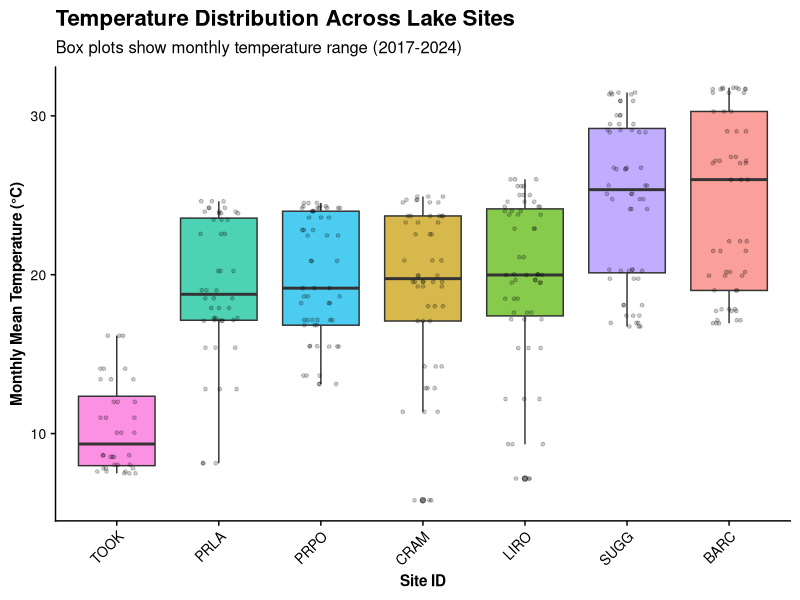
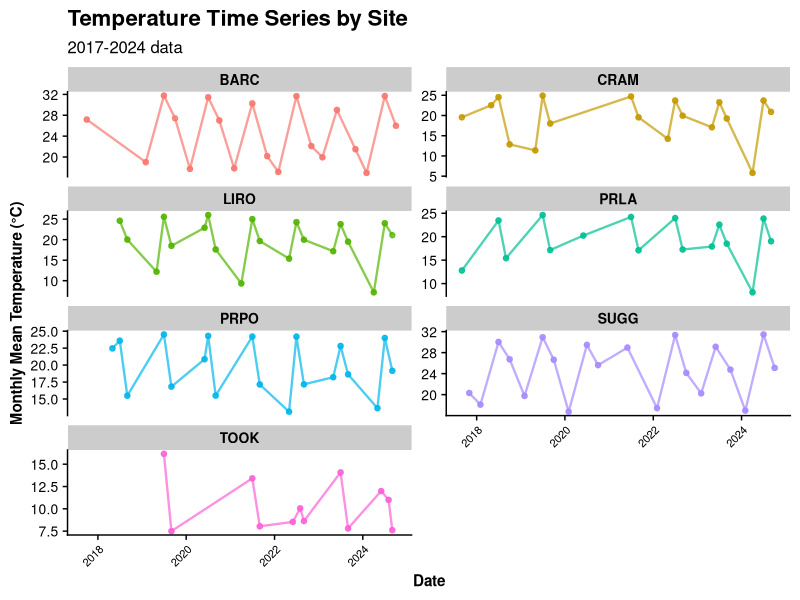
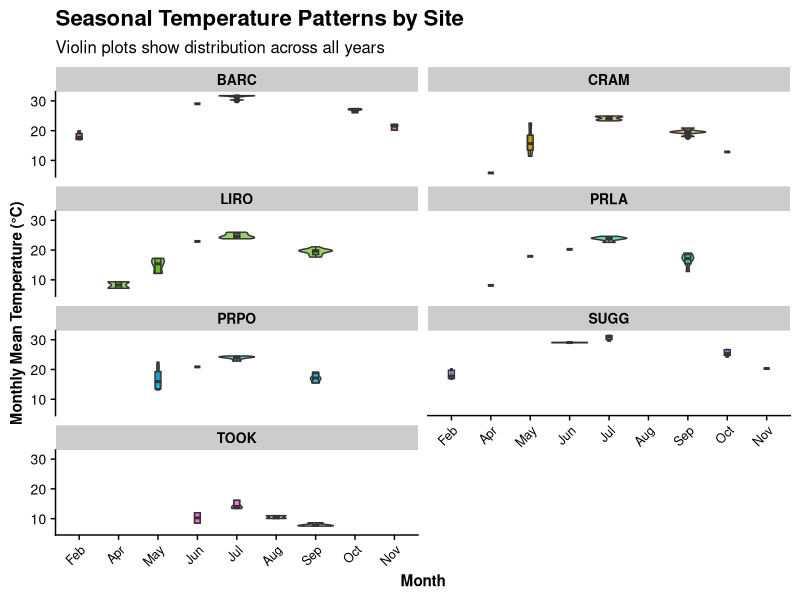
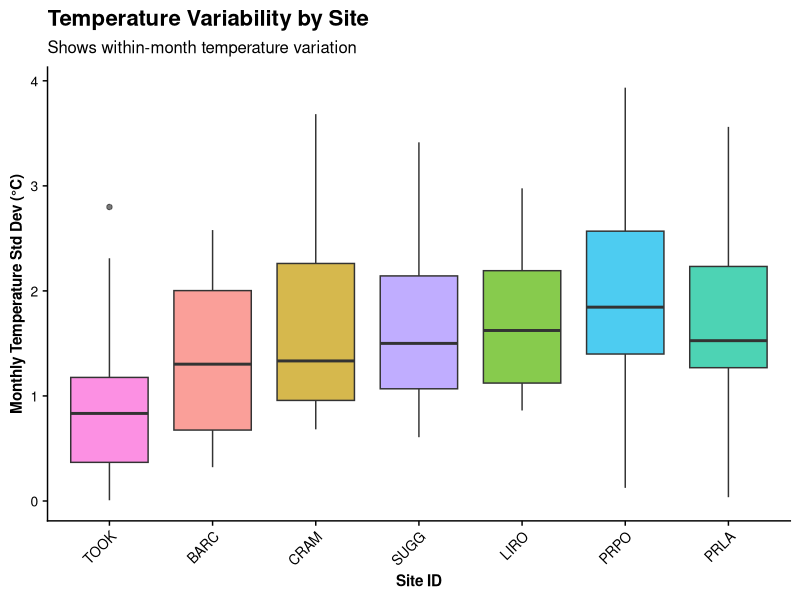
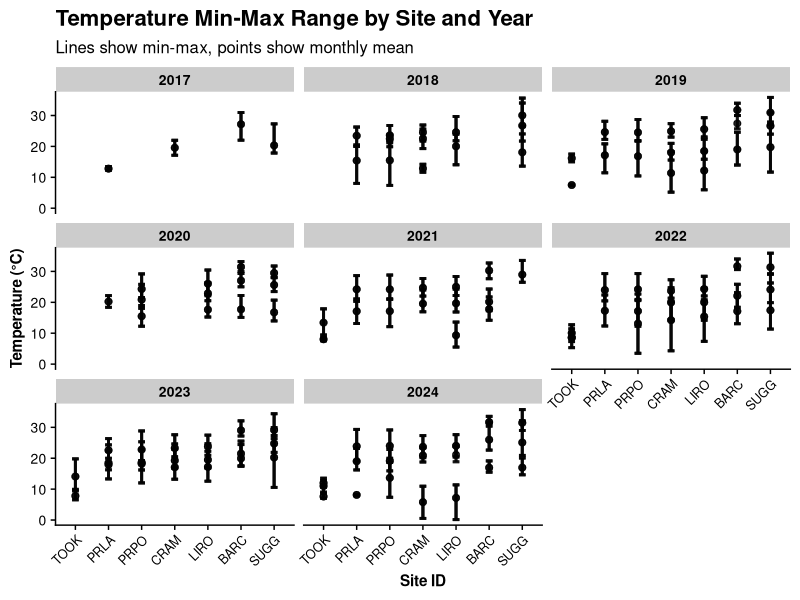

Write R code to recreate these figures, in order.
# Merge Monthly Temperature with Zooplankton Body Size Data
# Purpose: Combine adults-only body size data with monthly temperature for analysis
# Date: 2026-05-02
#
# INPUTS:
#   - data-raw/NEON_daily_summaries/NEON_daily_temp_stats_lake_tchain.csv
#     (Raw daily temperature data from NEON)
#   - data-processed/zooplankton_body_size_summary_adults_2014_2026.csv
#     (Adults-only body size summary from script 05)
#
# OUTPUTS:
#   - data-processed/temperature_monthly_summary.csv
#     (Monthly temperature aggregates by site)
#   - data-processed/body_size_monthly_summary.csv
#     (Monthly body size aggregates by site)
#   - data-processed/body_size_temperature_merged.csv
#     (Full merged dataset with all columns)
#   - data-processed/body_size_temperature_analysis.csv
#     (Analysis-ready dataset with key variables only, used by script 16)
#   - figures/temperature_*.png (5 temperature visualizations)

library(tidyverse)
library(readr)
library(lubridate)
library(cowplot)

# ============================================================================
# Part 1: Load Data
# ============================================================================

cat("Loading data...\n\n")

# Load temperature data (raw, will create monthly summaries)
temp_raw <- read_csv("data-raw/NEON_daily_summaries/NEON_daily_temp_stats_lake_tchain.csv")

# Load adults-only body size summary
body_size <- read_csv("data-processed/zooplankton_body_size_summary_adults_2014_2026.csv")

cat("Data loaded:\n")
cat("  Temperature records:", nrow(temp_raw), "\n")
cat("  Body size records:", nrow(body_size), "\n\n")

# ============================================================================
# Part 2: Create Monthly Temperature Summary
# ============================================================================

cat("Creating monthly temperature summary...\n\n")

temp_monthly <- temp_raw |>
  mutate(
    date = as.Date(date),
    year = year(date),
    month = month(date)
  ) |>
  group_by(siteID, year, month) |>
  summarise(
    temp_mean_monthly = mean(meanTemp, na.rm = TRUE),
    temp_sd_monthly = sd(meanTemp, na.rm = TRUE),
    temp_max_monthly = max(maxTemp, na.rm = TRUE),
    temp_min_monthly = min(minTemp, na.rm = TRUE),
    n_days_temp = n(),
    .groups = "drop"
  ) |>
  arrange(siteID, year, month)

cat("Monthly temperature summary created:\n")
cat("  Shape:", nrow(temp_monthly), "site-month combinations\n")
cat("  Columns:", paste(colnames(temp_monthly), collapse = ", "), "\n\n")

# ============================================================================
# Part 3: Prepare Body Size Data for Merging
# ============================================================================

cat("Preparing body size data for merging...\n\n")

body_size_for_merge <- body_size |>
  mutate(
    collectDate = as.Date(collectDate),
    year = year(collectDate),
    month = month(collectDate)
  ) |>
  select(
    siteID, namedLocation, year, month, collectDate,
    taxonID,
    mean_body_length, max_body_length,
    mean_body_width, count_per_liter, sampler_type,
    aquatic_site_type
  ) |>
  arrange(siteID, year, month, collectDate)

# Create summary by site-year-month
body_size_monthly <- body_size_for_merge |>
  group_by(siteID, namedLocation, year, month) |>
  summarise(
    n_samples = n(),
    n_taxa = n_distinct(taxonID),
    mean_body_length = mean(mean_body_length, na.rm = TRUE),
    sd_body_length = sd(mean_body_length, na.rm = TRUE),
    max_body_length = mean(max_body_length, na.rm = TRUE),
    mean_body_width = mean(mean_body_width, na.rm = TRUE),
    mean_count_per_liter = mean(count_per_liter, na.rm = TRUE),
    .groups = "drop"
  ) |>
  arrange(siteID, year, month)

cat("Body size monthly summary created:\n")
cat("  Shape:", nrow(body_size_monthly), "site-month combinations\n")
cat("  Columns:", paste(colnames(body_size_monthly), collapse = ", "), "\n\n")

# ============================================================================
# Part 4: Merge Temperature and Body Size
# ============================================================================

cat("Merging temperature and body size data...\n\n")

merged_data <- body_size_monthly |>
  left_join(
    temp_monthly,
    by = c("siteID", "year", "month")
  ) |>
  arrange(siteID, year, month)

cat("Merged dataset created:\n")
cat("  Shape:", nrow(merged_data), "observations x", ncol(merged_data), "variables\n\n")

# Check for missing temperature data
na_temp <- sum(is.na(merged_data$temp_mean_monthly))
pct_na <- round(na_temp / nrow(merged_data) * 100, 1)

cat("Data completeness:\n")
cat("  Records with temperature data:", nrow(merged_data) - na_temp, "out of", nrow(merged_data), "\n")
cat("  Coverage:", 100 - pct_na, "%\n\n")

if (pct_na > 0) {
  cat("Records missing temperature data (before 2017-08-19):\n")
  missing_temp <- merged_data |>
    filter(is.na(temp_mean_monthly)) |>
    group_by(siteID, year) |>
    summarise(n = n(), .groups = "drop") |>
    arrange(siteID, year)
  print(missing_temp)
  cat("\n")
}

# ============================================================================
# Part 5: Summary Statistics
# ============================================================================

cat("\n", paste(rep("=", 80), collapse = ""), "\n", sep = "")
cat("MERGED DATA SUMMARY\n")
cat(paste(rep("=", 80), collapse = ""), "\n\n")

cat("Body Size (Mean Length by Site):\n")
body_size_by_site <- merged_data |>
  group_by(siteID, namedLocation) |>
  summarise(
    n_observations = n(),
    mean_length_avg = round(mean(mean_body_length, na.rm = TRUE), 4),
    mean_length_sd = round(sd(mean_body_length, na.rm = TRUE), 4),
    mean_length_range = paste0(
      round(min(mean_body_length, na.rm = TRUE), 4), " - ",
      round(max(mean_body_length, na.rm = TRUE), 4)
    ),
    .groups = "drop"
  ) |>
  arrange(siteID)

print(body_size_by_site)

cat("\n\nTemperature (Mean Monthly by Site):\n")
temp_by_site <- merged_data |>
  group_by(siteID, namedLocation) |>
  summarise(
    n_observations = n(),
    temp_avg = round(mean(temp_mean_monthly, na.rm = TRUE), 2),
    temp_sd = round(sd(temp_mean_monthly, na.rm = TRUE), 2),
    temp_range = paste0(
      round(min(temp_min_monthly, na.rm = TRUE), 2), " - ",
      round(max(temp_max_monthly, na.rm = TRUE), 2)
    ),
    .groups = "drop"
  ) |>
  arrange(siteID)

print(temp_by_site)

# ============================================================================
# Part 6: Create Analysis-Ready Dataset
# ============================================================================

cat("\n\nPreparing analysis-ready dataset...\n\n")

# Create final dataset with just the key variables
analysis_data <- merged_data |>
  select(
    siteID, namedLocation, year, month,
    n_samples, n_taxa,
    mean_body_length, sd_body_length, max_body_length,
    mean_body_width, mean_count_per_liter,
    temp_mean_monthly, temp_sd_monthly,
    temp_max_monthly, temp_min_monthly,
    n_days_temp
  ) |>
  # Add a date column for reference (using first day of month)
  mutate(
    date = as.Date(paste(year, month, "01", sep = "-")),
    .after = month
  ) |>
  arrange(siteID, year, month) |>
  # Add a flag for records with complete temperature data
  mutate(has_temperature = !is.na(temp_mean_monthly))

cat("Analysis-ready dataset:\n")
cat("  Shape:", nrow(analysis_data), "observations x", ncol(analysis_data), "variables\n\n")

# Show first few rows by site
cat("Sample of data (first 3 months per site):\n\n")
for (site in unique(analysis_data$siteID)) {
  site_data <- analysis_data |>
    filter(siteID == site) |>
    head(3)
  cat(site, ":\n")
  print(site_data |> select(siteID, date, mean_body_length, temp_mean_monthly, n_samples))
  cat("\n")
}

# ============================================================================
# Part 7: Save Datasets
# ============================================================================

cat("\nSaving datasets...\n\n")

write_csv(temp_monthly, "data-processed/temperature_monthly_summary.csv")
cat("✓ Saved: data-processed/temperature_monthly_summary.csv\n")

write_csv(body_size_monthly, "data-processed/body_size_monthly_summary.csv")
cat("✓ Saved: data-processed/body_size_monthly_summary.csv\n")

write_csv(merged_data, "data-processed/body_size_temperature_merged.csv")
cat("✓ Saved: data-processed/body_size_temperature_merged.csv\n")

write_csv(analysis_data, "data-processed/body_size_temperature_analysis.csv")
cat("✓ Saved: data-processed/body_size_temperature_analysis.csv\n")

# ============================================================================
# Part 8: Ready for Analysis
# ============================================================================

# ============================================================================
# Part 9: Visualize Temperature Across Sites
# ============================================================================

cat("Creating temperature visualizations...\n\n")

# Set up theme
theme_set(theme_cowplot() +
  theme(
    axis.text = element_text(size = 10),
    axis.title = element_text(size = 11, face = "bold"),
    strip.text = element_text(size = 10, face = "bold"),
    legend.position = "bottom"
  ))

# Plot 1: Temperature distribution by site (boxplot)
p1_temp_dist <- analysis_data |>
  filter(has_temperature) |>
  ggplot(aes(x = reorder(siteID, temp_mean_monthly, FUN = median), y = temp_mean_monthly, fill = siteID)) +
  geom_boxplot(alpha = 0.7, outlier.alpha = 0.3) +
  geom_jitter(width = 0.2, alpha = 0.2, size = 1) +
  labs(
    title = "Temperature Distribution Across Lake Sites",
    x = "Site ID",
    y = "Monthly Mean Temperature (°C)",
    subtitle = "Box plots show monthly temperature range (2017-2024)"
  ) +
  theme(legend.position = "none",
        axis.text.x = element_text(angle = 45, hjust = 1))

ggsave("figures/temperature_distribution_by_site.png", p1_temp_dist, width = 10, height = 7, dpi = 300)
cat("✓ Saved: figures/temperature_distribution_by_site.png\n")

# Plot 2: Temperature time series by site
p2_temp_timeseries <- analysis_data |>
  filter(has_temperature) |>
  ggplot(aes(x = date, y = temp_mean_monthly, color = siteID, group = siteID)) +
  geom_line(alpha = 0.7, size = 0.8) +
  geom_point(alpha = 0.5, size = 1.5) +
  facet_wrap(~siteID, scales = "free_y", ncol = 2) +
  labs(
    title = "Temperature Time Series by Site",
    x = "Date",
    y = "Monthly Mean Temperature (°C)",
    subtitle = "2017-2024 data"
  ) +
  theme(legend.position = "none",
        axis.text.x = element_text(angle = 45, hjust = 1, size = 8))

ggsave("figures/temperature_timeseries_by_site.png", p2_temp_timeseries, width = 14, height = 10, dpi = 300)
cat("✓ Saved: figures/temperature_timeseries_by_site.png\n")

# Plot 3: Seasonal temperature patterns (violin plot by month)
p3_temp_seasonal <- analysis_data |>
  filter(has_temperature) |>
  mutate(month_name = factor(month.abb[month], levels = month.abb)) |>
  ggplot(aes(x = month_name, y = temp_mean_monthly, fill = siteID)) +
  geom_violin(alpha = 0.6) +
  geom_boxplot(width = 0.15, alpha = 0.7) +
  facet_wrap(~siteID, ncol = 2) +
  labs(
    title = "Seasonal Temperature Patterns by Site",
    x = "Month",
    y = "Monthly Mean Temperature (°C)",
    subtitle = "Violin plots show distribution across all years"
  ) +
  theme(legend.position = "none",
        axis.text.x = element_text(angle = 45, hjust = 1, size = 9))

ggsave("figures/temperature_seasonal_patterns.png", p3_temp_seasonal, width = 14, height = 10, dpi = 300)
cat("✓ Saved: figures/temperature_seasonal_patterns.png\n")

# Plot 4: Temperature variability (SD) by site
p4_temp_variability <- analysis_data |>
  filter(has_temperature) |>
  ggplot(aes(x = reorder(siteID, temp_sd_monthly, FUN = median), y = temp_sd_monthly, fill = siteID)) +
  geom_boxplot(alpha = 0.7, outlier.alpha = 0.3) +
  labs(
    title = "Temperature Variability by Site",
    x = "Site ID",
    y = "Monthly Temperature Std Dev (°C)",
    subtitle = "Shows within-month temperature variation"
  ) +
  theme(legend.position = "none",
        axis.text.x = element_text(angle = 45, hjust = 1))

ggsave("figures/temperature_variability_by_site.png", p4_temp_variability, width = 10, height = 7, dpi = 300)
cat("✓ Saved: figures/temperature_variability_by_site.png\n")

# Plot 5: Temperature min/max range by site
p5_temp_range <- analysis_data |>
  filter(has_temperature) |>
  ggplot(aes(x = reorder(siteID, temp_max_monthly, FUN = median), fill = siteID)) +
  geom_errorbar(aes(ymin = temp_min_monthly, ymax = temp_max_monthly),
                width = 0.2, alpha = 0.7, size = 1) +
  geom_point(aes(y = temp_mean_monthly), color = "black", size = 2, alpha = 0.6) +
  facet_wrap(~year, ncol = 3) +
  labs(
    title = "Temperature Min-Max Range by Site and Year",
    x = "Site ID",
    y = "Temperature (°C)",
    subtitle = "Lines show min-max, points show monthly mean"
  ) +
  theme(legend.position = "none",
        axis.text.x = element_text(angle = 45, hjust = 1, size = 9))

ggsave("figures/temperature_minmax_range.png", p5_temp_range, width = 14, height = 10, dpi = 300)
cat("✓ Saved: figures/temperature_minmax_range.png\n")

cat("\n\n", paste(rep("=", 80), collapse = ""), "\n", sep = "")
cat("DATA READY FOR ANALYSIS!\n")
cat(paste(rep("=", 80), collapse = ""), "\n\n")

cat("You now have a monthly-level dataset combining:\n\n")
cat("BODY SIZE VARIABLES:\n")
cat("  - mean_body_length: average zooplankton body length (mm)\n")
cat("  - sd_body_length: variability in body size\n")
cat("  - max_body_length: average maximum body length\n")
cat("  - mean_count_per_liter: zooplankton abundance\n")
cat("  - n_samples: number of samples in that month\n\n")

cat("TEMPERATURE VARIABLES:\n")
cat("  - temp_mean_monthly: average monthly temperature (°C)\n")
cat("  - temp_sd_monthly: variability within the month\n")
cat("  - temp_max_monthly: highest temperature recorded\n")
cat("  - temp_min_monthly: lowest temperature recorded\n\n")

cat("KEY DATASET: data-processed/body_size_temperature_analysis.csv\n")
cat("  Use this for your hypothesis testing!\n\n")

cat("NEXT STEPS:\n")
cat("  1. Explore correlations between temperature and body size\n")
cat("  2. Fit regression models (body size ~ temperature)\n")
cat("  3. Compare across sites and seasons\n")
cat("  4. Now add food supply data when ready!\n")
